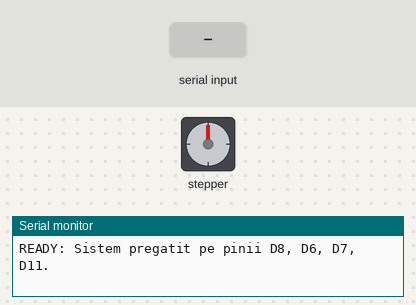
A sketch run on a simulated Arduino Uno, built with avr-gcc and run on an emulated ATmega328P. Parts: stepper motor, the last lines printed to the serial monitor. The inputs (shaded band) are chosen by the test bench. Stepper angles assume 4096 steps per turn.

Above: at 1.2 s.
1.3 s: "JOG:90\n" received over Serial
At 1.65 s:
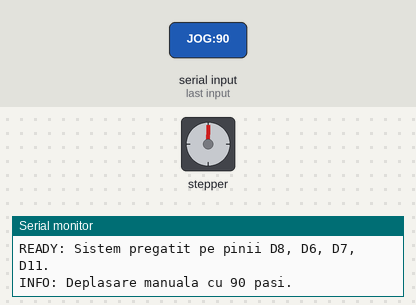
4.3 s: "SET_ZERO\n" received over Serial
5.8 s: "DOSE:90\n" received over Serial
At 6.89 s:
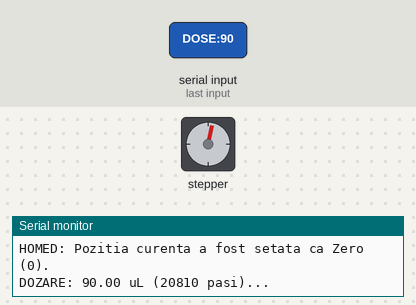
At 7.51 s:
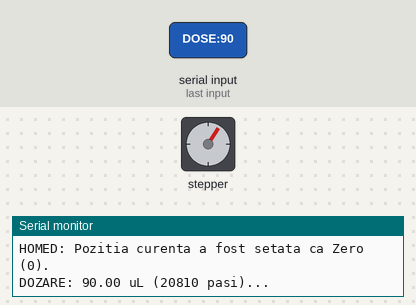
8.8 s: "STOP\n" received over Serial
At 10.14 s:
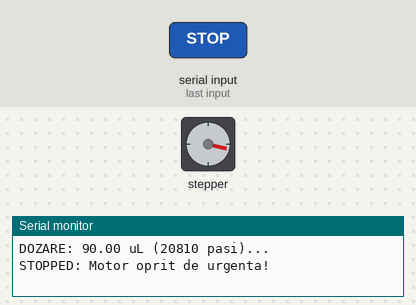
11.8 s: "SYRINGE:\n" received over Serial
13.3 s: "SPEED:90\n" received over Serial
Timing chart, 0 to 15.8 s (numbered marks = the images above; inputs shaded):
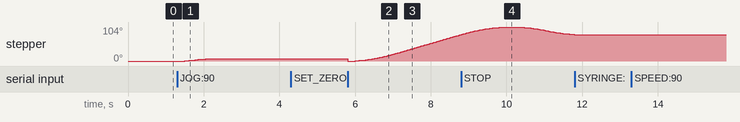

The sketch:

sketch_nov8a.ino
```cpp
#include <AccelStepper.h>

// Configuratia actuala de pini (cu IN2 pe D6 si IN3 pe D7)
#define IN1 8
#define IN2 6
#define IN3 7
#define IN4 11

AccelStepper motor(AccelStepper::HALF4WIRE, IN1, IN3, IN2, IN4);

const float PAS_SURUB_MM = 0.5;
const float PASI_PE_ROTATIE = 4076.0;
const float PASI_PE_MM = PASI_PE_ROTATIE / PAS_SURUB_MM; // 8152 pasi/mm

struct Syringe {
  const char* name;
  float diameter_mm;
  float area_mm2;
  float max_length_mm;
};

Syringe presetSeringi[] = {
  {"Hamilton 0.5mL", 3.26, 8.347,  60.0},
  {"Popper 1.0mL",   4.50, 15.904, 60.0},
  {"CarlRoth 1.0mL", 6.70, 35.256, 30.0}
};

int seringaActiva = 2; // CarlRoth 1.0mL implicit
bool isZeroSet = false;
bool isMoving = false;

void setup() {
  Serial.begin(115200);
  // Viteza de 400 pasi/sec asigura cuplu maxim pe alimentare USB
  motor.setMaxSpeed(400.0);
  motor.setAcceleration(300.0);
  Serial.println("READY: Sistem pregatit pe pinii D8, D6, D7, D11.");
}

void proceseazaComanda(String cmd) {
  cmd.trim();

  if (cmd == "SET_ZERO" || cmd == "HOME") {
    motor.setCurrentPosition(0);
    isZeroSet = true;
    Serial.println("HOMED: Pozitia curenta a fost setata ca Zero (0).");
  }
  else if (cmd == "STOP") {
    motor.stop();
    motor.moveTo(motor.currentPosition());
    isMoving = false;
    Serial.println("STOPPED: Motor oprit de urgenta!");
  }
  else if (cmd.startsWith("JOG:")) {
    long pasi = cmd.substring(4).toInt();
    motor.move(pasi);
    isMoving = true;
    Serial.print("INFO: Deplasare manuala cu ");
    Serial.print(pasi);
    Serial.println(" pasi.");
  }
  else if (cmd.startsWith("SYRINGE:")) {
    int index = cmd.substring(8).toInt();
    if (index >= 0 && index <= 2) {
      seringaActiva = index;
      Serial.print("INFO: Seringa selectata -> ");
      Serial.println(presetSeringi[seringaActiva].name);
    }
  }
  else if (cmd.startsWith("SPEED:")) {
    float vit = cmd.substring(6).toFloat();
    if (vit >= 50 && vit <= 800) {
      motor.setMaxSpeed(vit);
      Serial.print("INFO: Viteza setata la ");
      Serial.print(vit);
      Serial.println(" pasi/sec.");
    }
  }
  else if (cmd.startsWith("DOSE:")) {
    if (!isZeroSet) {
      Serial.println("AVERTISMENT: Apasa 'Seteaza ZERO' inainte de dozarea automata!");
      return;
    }
    float volum_uL = cmd.substring(5).toFloat();
    float arie = presetSeringi[seringaActiva].area_mm2;
    float cursa_mm = volum_uL / arie;
    long pasiDeFacut = lround(cursa_mm * PASI_PE_MM);

    Serial.print("DOZARE: ");
    Serial.print(volum_uL);
    Serial.print(" uL (");
    Serial.print(pasiDeFacut);
    Serial.println(" pasi)...");

    motor.move(pasiDeFacut);
    isMoving = true;
  }
}

void loop() {
  if (Serial.available() > 0) {
    String comanda = Serial.readStringUntil('\n');
    proceseazaComanda(comanda);
  }
  motor.run();
  if (isMoving && motor.distanceToGo() == 0) {
    isMoving = false;
    Serial.print("DONE: Miscare finalizata. Pozitie totala: ");
    Serial.print(motor.currentPosition());
    Serial.println(" pasi.");
  }
}
```
